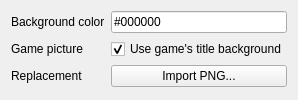
             <widget class="QWidget" name="titleBackgroundPropertiesPage">
              <layout class="QFormLayout" name="titleBackgroundPropertiesLayout">
               <item row="0" column="0">
                <widget class="QLabel" name="titleBackgroundColorLabel">
                 <property name="text">
                  <string>Background color</string>
                 </property>
                </widget>
               </item>
               <item row="0" column="1">
                <widget class="QLineEdit" name="titleBackgroundColorEdit">
                 <property name="text">
                  <string>#000000</string>
                 </property>
                </widget>
               </item>
               <item row="1" column="0">
                <widget class="QLabel" name="titleBackgroundPictureLabel">
                 <property name="text">
                  <string>Game picture</string>
                 </property>
                </widget>
               </item>
               <item row="1" column="1">
                <widget class="QCheckBox" name="titleBackgroundPictureCheck">
                 <property name="text">
                  <string>Use game's title background</string>
                 </property>
                 <property name="checked">
                  <bool>true</bool>
                 </property>
                </widget>
               </item>
               <item row="2" column="0">
                <widget class="QLabel" name="titleBackgroundImageLabel">
                 <property name="text">
                  <string>Replacement</string>
                 </property>
                </widget>
               </item>
               <item row="2" column="1">
                <widget class="QPushButton" name="titleBackgroundImportButton">
                 <property name="text">
                  <string>Import PNG...</string>
                 </property>
                </widget>
               </item>
              </layout>
             </widget>
